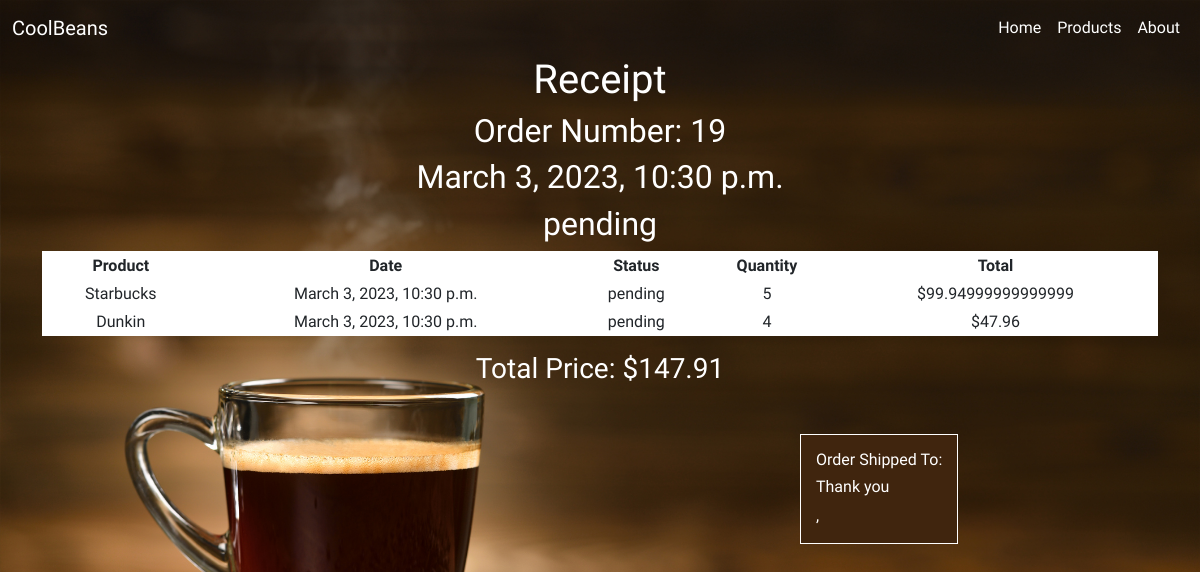
/receipt/19, run on the app's committed database.
### beansapp/models.py (models this page shows)
class Order(models.Model):
    STATUS = (
        ('Pending','Pending'),
        ('Out for delivery','Out for delivery'),
        ('Delivered','Delivered'),)
    addressee = models.ForeignKey(Addressee,on_delete=models.SET_NULL,null=True)
    guest = models.ForeignKey(Guest,on_delete=models.SET_NULL,null=True)
    date = models.DateTimeField(auto_now_add=True)
    status = models.CharField(max_length=200, null=True, choices=STATUS, default='pending')
    def get_order_items(self):
        return self.orderitem_set.all()
    def get_total(self):
        orderitems = self.orderitem_set.all()
        total = 0
        for item in orderitems:
            total += item.product.price * item.quantity
        return round(total,2)

class OrderItem(models.Model):
    product = models.ForeignKey(Product, on_delete=models.SET_NULL, null=True)
    order = models.ForeignKey(Order, on_delete=models.CASCADE,null=True)
    quantity = models.IntegerField(default=0, null=True, blank=True)
    def get_total(self):
        total = self.product.price * self.quantity
        return total

class Product(models.Model):
    types = models.ManyToManyField(Tag)
    name = models.CharField(max_length=30)
    description = models.CharField(max_length=200)
    image = models.ImageField(null=True,blank=True)
    price = models.FloatField()
    def __str__(self):
        return self.name

### beansapp/views.py (the view)
# urls.py: path('receipt/<int:id>', ReceiptView.as_view(), name='receipt' ),
class ReceiptView(View):
    def get (self,request,id):
        order = Order.objects.get(id=id)
        orderitems = order.orderitem_set.all()
        item_total = Order.get_order_items(order)
        order_price = round(Order.get_total(order),2)
        username = request.user.username
        html_data={
            'order':order,
                'items':orderitems,
                'order_total': item_total,
                'order_price': order_price,
                'username':username,
            }
        return render(
        request= request,
        template_name= "receipt.html",
        context= html_data
        )

### beansapp/templates/receipt.html (shortened to what this page needs)
{% extends 'main.html' %}
{% block content%}
{% load static %}
<div class="container">
  <h1>Receipt</h1>
<h2>Order Number: {{order.id}}</h2>
<h2>{{order.date}}</h2>
<h2>{{order.status}}</h2>
<table class="info table table-sm text-center">
    <tr>
      <th>Product</th>
      <th>Date</th>
      <th>Status</th>
      <th>Quantity</th>
      <th>Total</th>
    </tr>
    {% for item in items %}
    <tr>
      <td>{{item.product}}</td>
      <td>{{order.date}}</td>
      <td>{{order.status}}</td>
      <td>{{item.quantity}}</td>
      <td>${{item.get_total}}</td>
    </tr>
    {% endfor %}
</table>
<h3>Total Price: ${{order.get_total}}</h3>
</div>
<div class="shipping">
  <h6> Order Shipped To:</h6>
  {% if username %}
  <h6>Thank you {{order.addressee.first_name}}{{order.addressee.last_name}}</h6>
  <h6> Order Shipped To:</h6>
    <p>{{order.addressee.address}}</p>
    <p>{{order.addressee.city}}, {{order.addressee.state}}{{order.addressee.zipcode}}</p>
  {% else %}
    <h6>Thank you {{order.guest.first_name}} {{order.guest.last_name}}</h6>
    <p>{{order.guest.city}}, {{order.guest.state}} {{order.guest.zipcode}}</p>
  {% endif %}
  </div>
 {% endblock %}

### beansapp/templates/receipt.html (style rules this page uses)
.container { display: flex; align-items: center; flex-direction: column; }
.info,.shipping { background-color: #40250E; color: white; border: 1px solid white; }
.shipping { display: inline-block; padding: 15px; margin-top: 50px; position: relative; left: 800px; bottom: 10px; }
p { margin: 0; }

### beansapp/templates/main.html (style rules this page uses)
body { background-image:url("../static/images/landingnew.jpg"); background-size:cover; background-position: bottom; background-repeat: no-repeat; font-family: 'Limelight', cursive; color:#fff; }

### data on the page
Order: id "19", date "March 3, 2023, 10:30 p.m.", status "pending", get_total "147.91"
OrderItem: product "Starbucks", quantity "5", get_total "99.94999999999999"
OrderItem: product "Dunkin", quantity "4", get_total "47.96"
